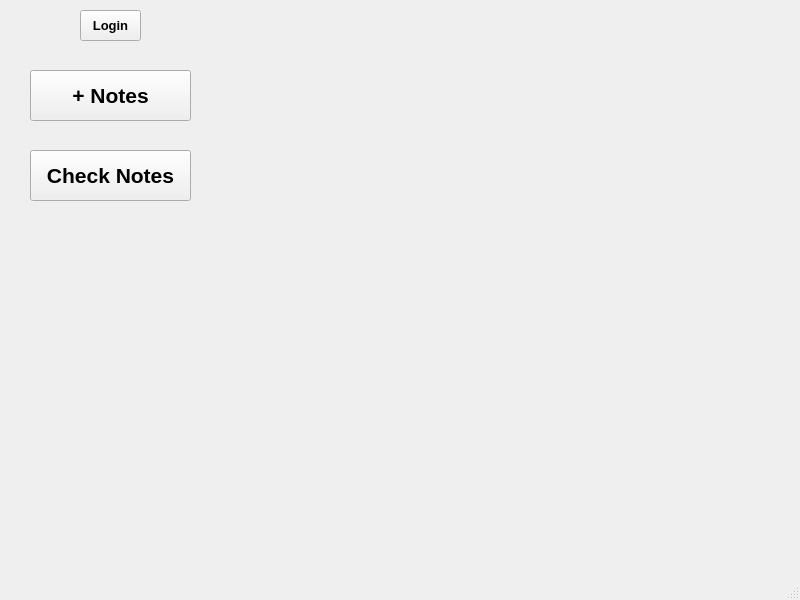
<?xml version="1.0" encoding="UTF-8"?>
<ui version="4.0">
 <class>MainWindow</class>
 <widget class="QMainWindow" name="MainWindow">
  <property name="geometry">
   <rect>
    <x>0</x>
    <y>0</y>
    <width>800</width>
    <height>600</height>
   </rect>
  </property>
  <property name="windowTitle">
   <string>MainWindow</string>
  </property>
  <widget class="QWidget" name="centralwidget">
   <widget class="QPushButton" name="addNotes">
    <property name="geometry">
     <rect>
      <x>30</x>
      <y>70</y>
      <width>161</width>
      <height>51</height>
     </rect>
    </property>
    <property name="font">
     <font>
      <pointsize>16</pointsize>
      <bold>true</bold>
     </font>
    </property>
    <property name="text">
     <string>+ Notes</string>
    </property>
   </widget>
   <widget class="QPushButton" name="checkNotes">
    <property name="geometry">
     <rect>
      <x>30</x>
      <y>150</y>
      <width>161</width>
      <height>51</height>
     </rect>
    </property>
    <property name="font">
     <font>
      <pointsize>16</pointsize>
      <bold>true</bold>
     </font>
    </property>
    <property name="text">
     <string>Check Notes</string>
    </property>
   </widget>
   <widget class="QLabel" name="label">
    <property name="geometry">
     <rect>
      <x>60</x>
      <y>240</y>
      <width>101</width>
      <height>121</height>
     </rect>
    </property>
    <property name="text">
     <string/>
    </property>
   </widget>
   <widget class="QPushButton" name="login">
    <property name="geometry">
     <rect>
      <x>80</x>
      <y>10</y>
      <width>61</width>
      <height>31</height>
     </rect>
    </property>
    <property name="font">
     <font>
      <pointsize>10</pointsize>
      <bold>true</bold>
     </font>
    </property>
    <property name="text">
     <string>Login</string>
    </property>
   </widget>
  </widget>
  <widget class="QMenuBar" name="menubar">
   <property name="geometry">
    <rect>
     <x>0</x>
     <y>0</y>
     <width>800</width>
     <height>17</height>
    </rect>
   </property>
  </widget>
  <widget class="QStatusBar" name="statusbar"/>
 </widget>
 <resources/>
 <connections/>
</ui>
